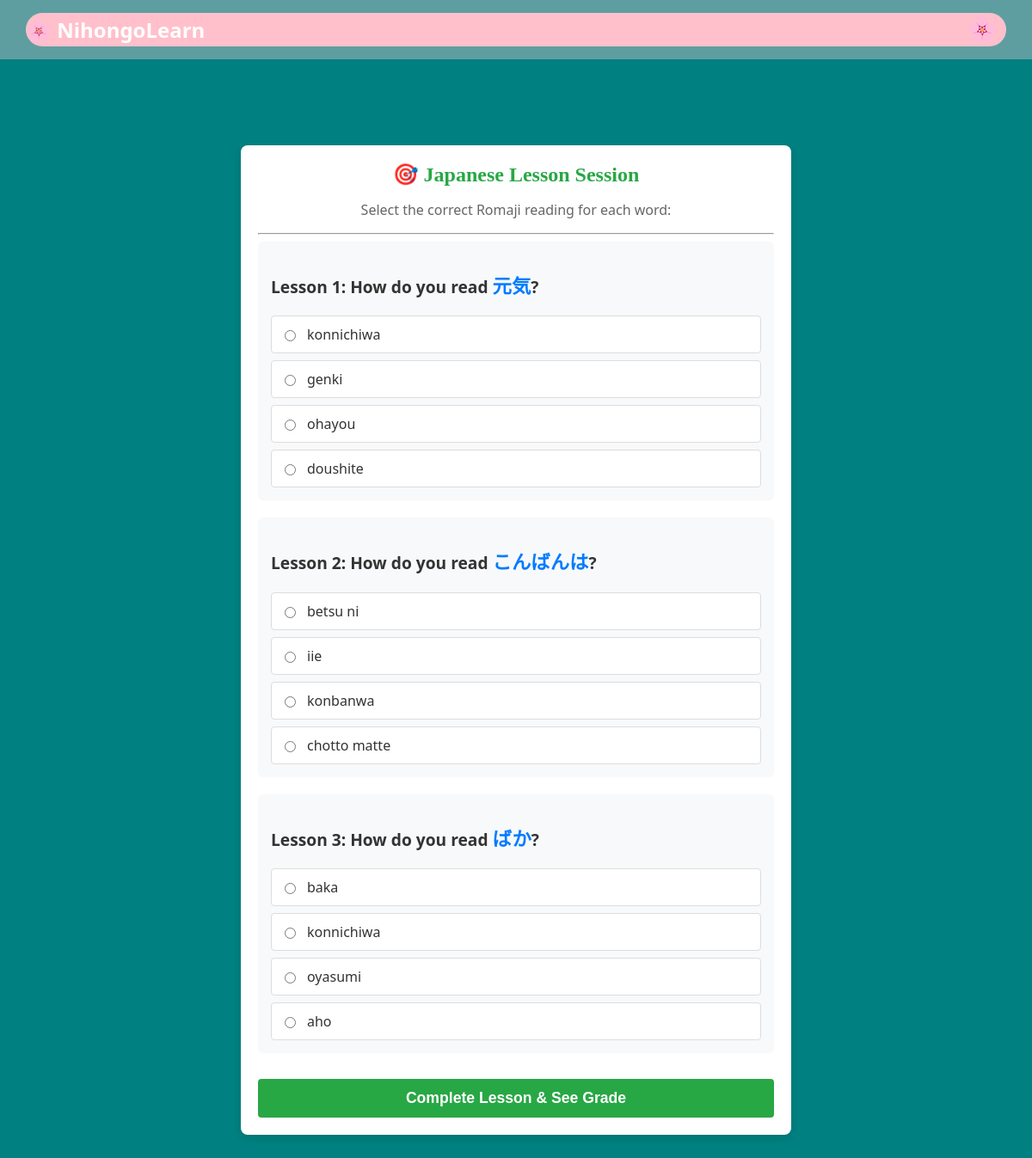
/lessons (signed in), run on the app's committed database.
### tables this page shows
CREATE TABLE phrases (
            id INTEGER PRIMARY KEY AUTOINCREMENT,
            user_id INTEGER,
            japanese TEXT,
            romaji TEXT,
            english TEXT,
            category TEXT
        );

### main.py (the view, shortened to what this page needs)
@app.route('/lessons', methods=['GET', 'POST'])
def lessons():
    if 'user' not in session:
        flash('Please log in first!', 'danger')
        return redirect(url_for('login_page'))
    conn = sqlite3.connect('database.db')
    cursor = conn.cursor()
    cursor.execute('SELECT id FROM users WHERE username = ?', (session['user'],))
    user_id = cursor.fetchone()[0]
    cursor.execute('SELECT id, japanese, romaji, english FROM phrases WHERE user_id = ?', (user_id,))
    all_phrases = cursor.fetchall()
    if len(all_phrases) < 4:
        conn.close()
        flash('Add at least 4 phrases to your dictionary to generate dynamic multiple-choice options!', 'warning')
        return redirect(url_for('dashboard'))
    lesson_items = random.sample(all_phrases, min(len(all_phrases), 3))
    quiz_data = []
    for item in lesson_items:
        correct_romaji = item[2]
        decoys = [p[2] for p in all_phrases if p[2] != correct_romaji]
        choices = random.sample(decoys, min(len(decoys), 3)) + [correct_romaji]
        random.shuffle(choices) # Shuffle so correct choice isn't always last
        quiz_data.append({
            'id': item[0],
            'japanese': item[1],
            'choices': choices,
            'correct': correct_romaji
        })
    conn.close()
    return render_template('lessons.html', quiz_data=quiz_data, enumerate=enumerate)

### templates/lessons.html (shortened to what this page needs)
{% extends 'base.html' %}
{% block content %}
<div style="max-width: 600px; margin: 40px auto; padding: 20px; background: white; border-radius: 8px; box-shadow: 0 4px 10px rgba(0,0,0,0.1);">
    <h2 style="text-align: center; color: #28a745;">🎯 Japanese Lesson Session</h2>
    <p style="text-align: center; color: #666;">Select the correct Romaji reading for each word:</p>
    <hr>
    <form action="{{ url_for('lessons') }}" method="POST">
        {% for idx, q in enumerate(quiz_data) %}
        <div style="margin-bottom: 20px; padding: 15px; background: #f8f9fa; border-radius: 6px;">
            <p style="font-size: 1.2rem; font-weight: bold;">Lesson {{ idx + 1 }}: How do you read <span style="color: #007bff; font-size: 1.4rem;">{{ q.japanese }}</span>?</p>
            <div style="display: flex; flex-direction: column; gap: 8px; margin-top: 10px;">
                {% for choice in q.choices %}
                <label style="background: white; padding: 10px; border: 1px solid #ddd; border-radius: 4px; cursor: pointer; display: flex; align-items: center; gap: 10px;">
                    <input type="radio" name="q_{{ idx }}" value="{{ choice }}" required>
                    {{ choice }}
                </label>
                {% endfor %}
            </div>
        </div>
        {% endfor %}
        <button type="submit" style="width: 100%; padding: 12px; border: none; background: #28a745; color: white; font-size: 1.1rem; border-radius: 4px; cursor: pointer; font-weight: bold; margin-top: 10px;">
            Complete Lesson & See Grade
        </button>
    </form>
</div>
{% endblock %}

### static/style.css (style rules this page uses)
body { font-family: 'Segoe UI', Tahoma, Geneva, Verdana, sans-serif; background-color: teal; color: #333; margin: 0; padding: 0; }
h2 { font-size: 1.5rem; font-family: papyrus, fantasy; margin-top: 0; margin-bottom: 10px; }

### data on the page
phrases: japanese "元気", romaji "genki"
phrases: romaji "konnichiwa"
phrases: romaji "ohayou"
phrases: romaji "doushite"
phrases: japanese "こんばんは", romaji "konbanwa"
phrases: romaji "betsu ni"
phrases: romaji "iie"
phrases: romaji "chotto matte"
phrases: japanese "ばか", romaji "baka"
phrases: romaji "oyasumi"
phrases: romaji "aho"

### other printed values
{{ idx + 1 }} "1" "2" "3"
